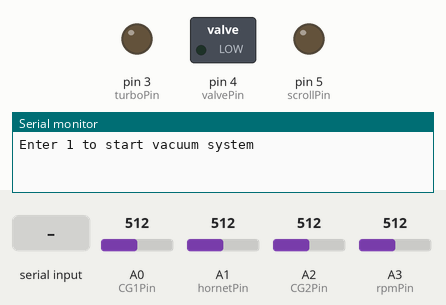
A sketch run on a simulated Arduino Uno, built with avr-gcc and run on an emulated ATmega328P. Shown: switched loads named in the sketch (green lamp = pin HIGH), output pins drawn as LEDs (lit = HIGH), the last lines printed to the serial monitor. The inputs (shaded band) are chosen by the test bench; at power-on: A0 (CG1Pin) = 512, A1 (hornetPin) = 512, A2 (CG2Pin) = 512, A3 (rpmPin) = 512.

Above: at 1.2 s.
1.3 s: "1" received over Serial
At 2.0 s:
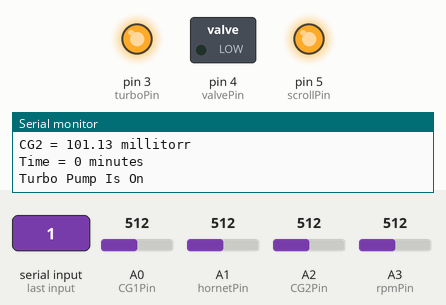
Timing chart, 0 to 4.3 s (numbered marks = the images above; inputs shaded):
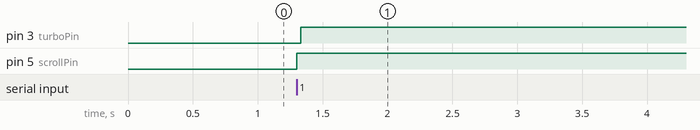

The sketch:

Vacuum_System_Code.ino
```cpp
#define CALC_INTERVAL 1000                        // read the analog pin and print to serial once every 1/4 second
#define WAIT 60000

int hornetPin = A1;
int CG1Pin = A0;
int CG2Pin = A2;
int rpmPin = A3;
int turboPin = 3;
int valvePin = 4;
int scrollPin = 5;
unsigned long nextCalc;
unsigned long nextAct;
unsigned long timer;

void setup() {
  Serial.begin(9600);                             //  setup serial

  pinMode(turboPin, OUTPUT);
  pinMode(valvePin, OUTPUT);
  pinMode(scrollPin, OUTPUT);
  nextCalc = millis() + CALC_INTERVAL;
  nextAct = millis() + WAIT;
  digitalWrite(valvePin, LOW);
}

void loop() {
  Serial.print("Enter 1 to start vacuum system");
  while (Serial.available() == 0) {

  }

  timer = millis();
  int i = 0;

  while (i != 1)
  {
    digitalWrite(scrollPin, HIGH);
    timer = millis();
    if (timer >= nextCalc) {
      nextCalc = timer + CALC_INTERVAL;

      float hornetValue = analogRead(hornetPin) * 2 ;                        // read the input pin
      float hornetVoltage = 5 * (hornetValue / 1023.0);                     // convert analog input to voltage value
      float hornetPressure = pow(10, (hornetVoltage - 10))*100000;         // pressure in torr calculated from the measured voltage

      float CG2Value = analogRead(CG2Pin) * 2;
      float CG2Voltage = 5 * (CG2Value / 1023.0);
      float CG2Pressure = pow(10, (CG2Voltage - 3));

      float CG1Value = analogRead(CG1Pin) * 2;
      float CG1Voltage = 5 * (CG1Value / 1023.0);
      float CG1Pressure = pow(10, (CG1Voltage - 3));

      float rpmValue = analogRead(rpmPin);
      float rpmVoltage = 5*(rpmValue/1024.0);

      Serial.print("Hornet = ");
      Serial.print(hornetPressure);
      Serial.println(" microtorr");

      Serial.print("CG1 = ");
      Serial.print(CG1Pressure);
      Serial.println(" millitorr");

      Serial.print("CG2 = ");
      Serial.print(CG2Pressure);
      Serial.println(" millitorr");


      Serial.print("Time = ");
      Serial.print(timer/1000/60);
      Serial.println(" minutes");


      if (CG1Pressure < 500 && CG2Pressure < 500) {
        digitalWrite(turboPin, HIGH);
        Serial.println("Turbo Pump Is On");
      }
      if (timer > 3*pow(10, 5) && hornetPressure > 700) {
        digitalWrite(turboPin, LOW);
        delay(1000);
        i = 1;
      }
    }
  }

  while (i=1) {
    timer = millis();
    int a = 0;
    if (a=0) {
      timer = 0;
      nextAct = millis() + WAIT;
      a = 1;
    }
    float CG1Value = analogRead(CG1Pin) * 2;
    float CG1Voltage = 5 * (CG1Value / 1024.0);
    float CG1Pressure = pow(10, (CG1Voltage - 3));
    Serial.print("CG1 = ");
    Serial.print(CG1Pressure);
    Serial.println(" millitorr");
    delay(1000);
    if (timer >= nextAct) {
      digitalWrite(scrollPin, LOW);
    }
    if (timer >= nextAct*2) {
      digitalWrite(valvePin, HIGH);
    }
  }
 }
```

Measured:
- after the input at 1.3 s, pin 3 (turboPin), pin 5 (scrollPin): LOW → HIGH at once
